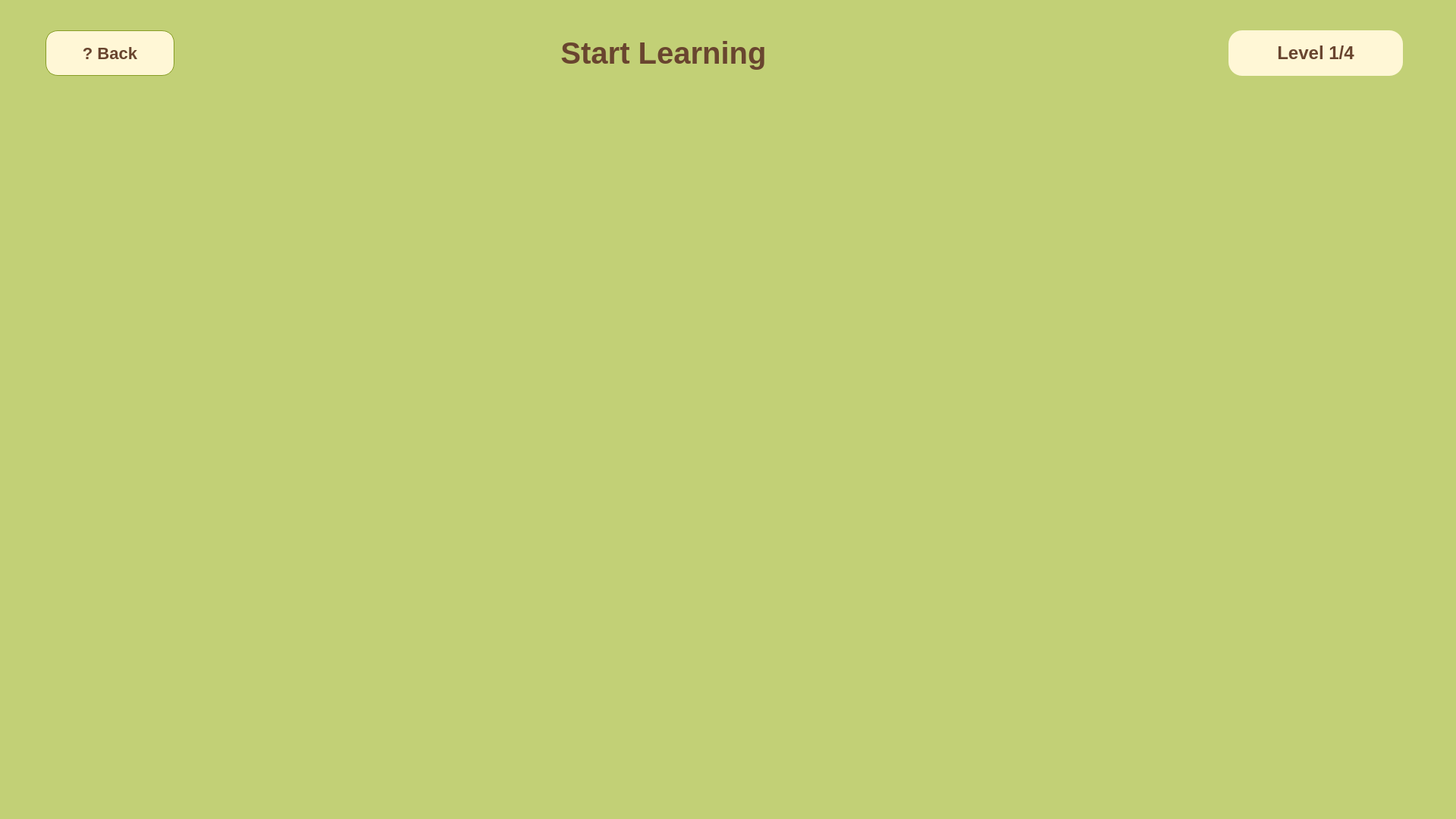
<?xml version="1.0" encoding="UTF-8"?>
<ui version="4.0">
 <class>ModuleSelect</class>
 <widget class="QWidget" name="ModuleSelect">
  <property name="geometry"><rect><x>0</x><y>0</y><width>1920</width><height>1080</height></rect></property>
  <property name="windowTitle"><string>SenyaSabi ? Module Map</string></property>
  <property name="styleSheet"><string notr="true">
QWidget#ModuleSelect { background: #C2D076; }
QPushButton#backBtn { background: #FFF7D6; color: #69452F; border: 1px solid #879D25; border-radius: 16px; font-size: 22px; font-weight: 700; }
QLabel#titleLabel { background: transparent; color: #69452F; font-size: 40px; font-weight: 800; }
QLabel#levelLabel { background: #FFF7D6; color: #69452F; border-radius: 18px; font-size: 24px; font-weight: 700; }
QPushButton[class="moduleFirefly"] { background: transparent; border: none; padding: 0px; }
QFrame[class="modulePopup"] { background: #FFF7D6; border: 2px solid #879D25; border-radius: 16px; }
QLabel[class="modulePopupTitle"] { color: #69452F; font-size: 16px; font-weight: 700; background: transparent; border: none; }
QLabel[class="modulePopupDescription"] { color: #7A6045; font-size: 13px; background: transparent; border: none; }
  </string></property>
  <widget class="QPushButton" name="backBtn">
   <property name="geometry"><rect><x>60</x><y>40</y><width>170</width><height>60</height></rect></property>
   <property name="text"><string>? Back</string></property>
   <property name="cursor"><cursorShape>PointingHandCursor</cursorShape></property>
  </widget>
  <widget class="QLabel" name="titleLabel">
   <property name="geometry"><rect><x>300</x><y>35</y><width>1150</width><height>70</height></rect></property>
   <property name="text"><string>Start Learning</string></property>
   <property name="alignment"><set>Qt::AlignCenter</set></property>
  </widget>
  <widget class="QLabel" name="levelLabel">
   <property name="geometry"><rect><x>1620</x><y>40</y><width>230</width><height>60</height></rect></property>
   <property name="text"><string>Level 1/4</string></property>
   <property name="alignment"><set>Qt::AlignCenter</set></property>
  </widget>
 </widget>
 <resources/>
 <connections/>
</ui>
